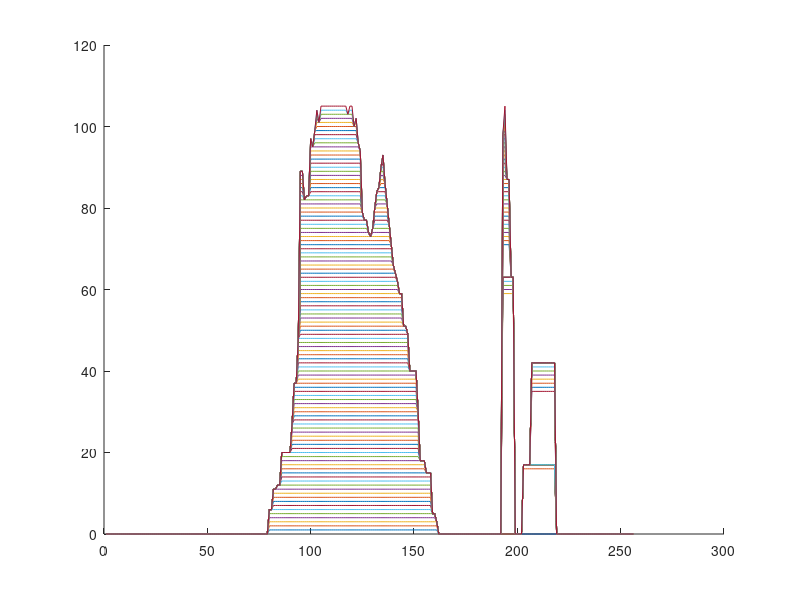

Here is the MATLAB script that generated this plot:
clc;clear;
load('matlab.mat');
ch_n=6;
data=squeeze(data(ch_n,:,1,:)-data(ch_n,:,2,:))';
L=size(data,2);
N=size(data,1);
[~,p,~,stats] =ttest(data);
t_value=abs(stats.tstat);

idx=find(p<0.05 & p>0.05/L);
t_threshold=sort(t_value(idx));
distribution=zeros(2^N,length(idx));
for k=0:2^N-1
    A=dec2bin(k)-'0';   A=[zeros(1,N-length(A)),A];
    temp=data;          temp(A==1,:)=-temp(A==1,:);
    [~,~,~,stats] =ttest(temp);
    stats=abs(stats.tstat);
    
    for l=1:length(idx)
        L=bwlabel(stats>t_threshold(l));
        for j=1:max(L);
            v=sum(stats(L==j));
            if(distribution(k+1,l)<v)
                distribution(k+1,l)=v;
            end
        end
    end
end
distribution=sort(distribution,'descend');
distribution=distribution(ceil(256*0.05),:);
selected=zeros(length(t_value),1);
figure();
for l=1:length(idx)
    L=bwlabel(t_value>t_threshold(l));
    for i=1:max(L);
        if(sum(t_value(L==i))>distribution(l))
            selected(L==i)=l;
        end
    end
    
    hold on;
    plot(selected);
end
